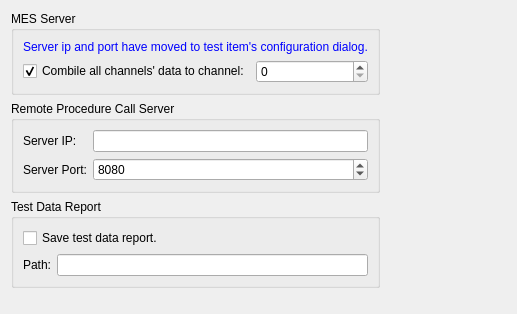
<?xml version="1.0" encoding="UTF-8"?>
<ui version="4.0">
 <class>MiddlewareSettingsWidget</class>
 <widget class="QWidget" name="MiddlewareSettingsWidget">
  <property name="geometry">
   <rect>
    <x>0</x>
    <y>0</y>
    <width>517</width>
    <height>314</height>
   </rect>
  </property>
  <property name="windowTitle">
   <string>Form</string>
  </property>
  <layout class="QGridLayout" name="gridLayout_4">
   <item row="3" column="0">
    <spacer name="verticalSpacer_2">
     <property name="orientation">
      <enum>Qt::Vertical</enum>
     </property>
     <property name="sizeHint" stdset="0">
      <size>
       <width>20</width>
       <height>101</height>
      </size>
     </property>
    </spacer>
   </item>
   <item row="1" column="1">
    <spacer name="horizontalSpacer">
     <property name="orientation">
      <enum>Qt::Horizontal</enum>
     </property>
     <property name="sizeHint" stdset="0">
      <size>
       <width>40</width>
       <height>20</height>
      </size>
     </property>
    </spacer>
   </item>
   <item row="1" column="0">
    <widget class="QGroupBox" name="groupBox_3">
     <property name="title">
      <string>Remote Procedure Call Server</string>
     </property>
     <layout class="QGridLayout" name="gridLayout_3">
      <item row="2" column="1">
       <widget class="QSpinBox" name="m_spinRpcServerPort">
        <property name="sizePolicy">
         <sizepolicy hsizetype="MinimumExpanding" vsizetype="Fixed">
          <horstretch>0</horstretch>
          <verstretch>0</verstretch>
         </sizepolicy>
        </property>
        <property name="maximumSize">
         <size>
          <width>500</width>
          <height>16777215</height>
         </size>
        </property>
        <property name="minimum">
         <number>1024</number>
        </property>
        <property name="maximum">
         <number>65536</number>
        </property>
        <property name="value">
         <number>8080</number>
        </property>
       </widget>
      </item>
      <item row="0" column="1">
       <widget class="QLineEdit" name="m_edtRpcServerIp"/>
      </item>
      <item row="0" column="0">
       <widget class="QLabel" name="label_5">
        <property name="text">
         <string>Server IP:</string>
        </property>
       </widget>
      </item>
      <item row="2" column="0">
       <widget class="QLabel" name="label_3">
        <property name="text">
         <string>Server Port:</string>
        </property>
       </widget>
      </item>
     </layout>
    </widget>
   </item>
   <item row="2" column="0">
    <widget class="QGroupBox" name="groupBox_2">
     <property name="sizePolicy">
      <sizepolicy hsizetype="MinimumExpanding" vsizetype="Fixed">
       <horstretch>0</horstretch>
       <verstretch>0</verstretch>
      </sizepolicy>
     </property>
     <property name="title">
      <string>Test Data Report</string>
     </property>
     <layout class="QGridLayout" name="gridLayout_2">
      <item row="0" column="0">
       <widget class="QCheckBox" name="checkBoxSaveData">
        <property name="maximumSize">
         <size>
          <width>500</width>
          <height>16777215</height>
         </size>
        </property>
        <property name="text">
         <string>Save test data report.</string>
        </property>
       </widget>
      </item>
      <item row="1" column="0">
       <layout class="QHBoxLayout" name="horizontalLayout">
        <item>
         <widget class="QLabel" name="label_4">
          <property name="text">
           <string>Path:</string>
          </property>
         </widget>
        </item>
        <item>
         <widget class="QLineEdit" name="lineEditSaveReportPath">
          <property name="sizePolicy">
           <sizepolicy hsizetype="MinimumExpanding" vsizetype="Fixed">
            <horstretch>0</horstretch>
            <verstretch>0</verstretch>
           </sizepolicy>
          </property>
          <property name="maximumSize">
           <size>
            <width>500</width>
            <height>16777215</height>
           </size>
          </property>
         </widget>
        </item>
       </layout>
      </item>
     </layout>
    </widget>
   </item>
   <item row="0" column="0">
    <widget class="QGroupBox" name="groupBox">
     <property name="sizePolicy">
      <sizepolicy hsizetype="MinimumExpanding" vsizetype="Fixed">
       <horstretch>0</horstretch>
       <verstretch>0</verstretch>
      </sizepolicy>
     </property>
     <property name="title">
      <string>MES Server</string>
     </property>
     <layout class="QGridLayout" name="gridLayout">
      <item row="1" column="0">
       <widget class="QCheckBox" name="m_chkbMergeMesData">
        <property name="text">
         <string>Combile all channels' data to channel:</string>
        </property>
        <property name="checked">
         <bool>true</bool>
        </property>
       </widget>
      </item>
      <item row="1" column="1">
       <widget class="QSpinBox" name="m_spinMergeMesChnIdx">
        <property name="maximum">
         <number>6</number>
        </property>
       </widget>
      </item>
      <item row="0" column="0" colspan="2">
       <widget class="QLabel" name="label">
        <property name="styleSheet">
         <string notr="true">color: rgb(0, 0, 255);</string>
        </property>
        <property name="text">
         <string>Server ip and port have moved to test item's configuration dialog.</string>
        </property>
       </widget>
      </item>
     </layout>
    </widget>
   </item>
  </layout>
 </widget>
 <resources/>
 <connections/>
</ui>
